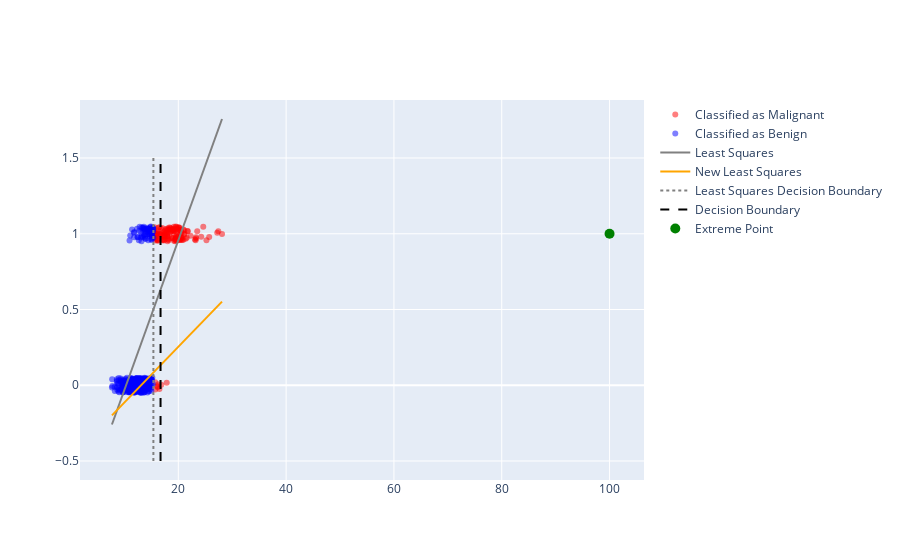

This figure's notebook cell:
### Code cell
extreme_point = go.Scatter(
    name="Extreme Point", x=[100], y=[1], mode="markers", 
    marker=dict(color="green", size=10))
model_line.line.color = "gray"


X_plt_ex = np.expand_dims(np.linspace(np.min(X)-5, np.max(X)+5, 100),1)
model_line_ex = go.Scatter(name="New Least Squares",
                           x=X_plt.flatten(), y=lin_reg_ex.predict(X_plt_ex), 
                           mode="lines", line=dict(color="orange"))

dec_line.line.color = "gray"
dec_boundary_ex = (0.5 - lin_reg_ex.intercept_)/lin_reg_ex.coef_[0]
dec_line_ex = go.Scatter(
    name="Decision Boundary", 
    x = [dec_boundary_ex, dec_boundary_ex], y=[-0.5,1.5], mode="lines",
    line=dict(color="black", dash="dash"))



go.Figure([mal_points, ben_points,model_line, model_line_ex, dec_line, dec_line_ex, extreme_point])

### Figure 1 — Plotly figure (JSON) as saved in the notebook; plotly's stock layout.template omitted (floating-point values rounded to 4 significant figures; data arrays with more than 128 entries replaced by an {"elided": "..."} marker saying what was removed)
{"data": [{"marker": {"color": "red", "opacity": 0.5}, "mode": "markers", "name": "Classified as Malignant", "type": "scatter", "x": {"elided": "142 float values"}, "y": {"elided": "142 float values"}}, {"marker": {"color": "blue", "opacity": 0.5}, "mode": "markers", "name": "Classified as Benign", "type": "scatter", "x": {"elided": "370 float values"}, "y": {"elided": "370 float values"}}, {"line": {"color": "gray"}, "mode": "lines", "name": "Least Squares", "type": "scatter", "x": [7.691, 8.108, 8.524, 8.941, 9.358, 9.775, 10.19, 10.61, 11.02, 11.44, 11.86, 12.27, 12.69, 13.11, 13.52, 13.94, 14.36, 14.78, 15.19, 15.61, 16.03, 16.44, 16.86, 17.28, 17.69, 18.11, 18.53, 18.94, 19.36, 19.78, 20.19, 20.61, 21.03, 21.44, 21.86, 22.28, 22.69, 23.11, 23.53, 23.94, 24.36, 24.78, 25.19, 25.61, 26.03, 26.44, 26.86, 27.28, 27.69, 28.11], "y": [-0.2593, -0.2181, -0.1769, -0.1358, -0.09463, -0.05347, -0.01231, 0.02884, 0.07, 0.1112, 0.1523, 0.1935, 0.2346, 0.2758, 0.3169, 0.3581, 0.3992, 0.4404, 0.4816, 0.5227, 0.5639, 0.605, 0.6462, 0.6873, 0.7285, 0.7697, 0.8108, 0.852, 0.8931, 0.9343, 0.9754, 1.017, 1.058, 1.099, 1.14, 1.181, 1.222, 1.264, 1.305, 1.346, 1.387, 1.428, 1.469, 1.51, 1.552, 1.593, 1.634, 1.675, 1.716, 1.757]}, {"line": {"color": "orange"}, "mode": "lines", "name": "New Least Squares", "type": "scatter", "x": [7.691, 8.108, 8.524, 8.941, 9.358, 9.775, 10.19, 10.61, 11.02, 11.44, 11.86, 12.27, 12.69, 13.11, 13.52, 13.94, 14.36, 14.78, 15.19, 15.61, 16.03, 16.44, 16.86, 17.28, 17.69, 18.11, 18.53, 18.94, 19.36, 19.78, 20.19, 20.61, 21.03, 21.44, 21.86, 22.28, 22.69, 23.11, 23.53, 23.94, 24.36, 24.78, 25.19, 25.61, 26.03, 26.44, 26.86, 27.28, 27.69, 28.11], "y": [-0.1988, -0.1835, -0.1682, -0.1529, -0.1376, -0.1222, -0.1069, -0.09158, -0.07626, -0.06094, -0.04561, -0.03029, -0.01497, 0.0003547, 0.01568, 0.031, 0.04632, 0.06165, 0.07697, 0.09229, 0.1076, 0.1229, 0.1383, 0.1536, 0.1689, 0.1842, 0.1996, 0.2149, 0.2302, 0.2455, 0.2608, 0.2762, 0.2915, 0.3068, 0.3221, 0.3375, 0.3528, 0.3681, 0.3834, 0.3988, 0.4141, 0.4294, 0.4447, 0.4601, 0.4754, 0.4907, 0.506, 0.5213, 0.5367, 0.552, 0.5673, 0.5826, 0.598, 0.6133, 0.6286, 0.6439, 0.6593, 0.6746, 0.6899, 0.7052, 0.7205, 0.7359, 0.7512, 0.7665, 0.7818, 0.7972, 0.8125, 0.8278, 0.8431, 0.8585, 0.8738, 0.8891, 0.9044, 0.9197, 0.9351, 0.9504, 0.9657, 0.981, 0.9964, 1.012, 1.027, 1.042, 1.058, 1.073, 1.088, 1.104, 1.119, 1.134, 1.15, 1.165, 1.18, 1.196, 1.211, 1.226, 1.242, 1.257, 1.272, 1.288, 1.303, 1.318]}, {"line": {"color": "gray", "dash": "dot"}, "mode": "lines", "name": "Least Squares Decision Boundary", "type": "scatter", "x": [15.38, 15.38], "y": [-0.5, 1.5]}, {"line": {"color": "black", "dash": "dash"}, "mode": "lines", "name": "Decision Boundary", "type": "scatter", "x": [16.7, 16.7], "y": [-0.5, 1.5]}, {"marker": {"color": "green", "size": 10}, "mode": "markers", "name": "Extreme Point", "type": "scatter", "x": [100], "y": [1]}], "layout": {}}
